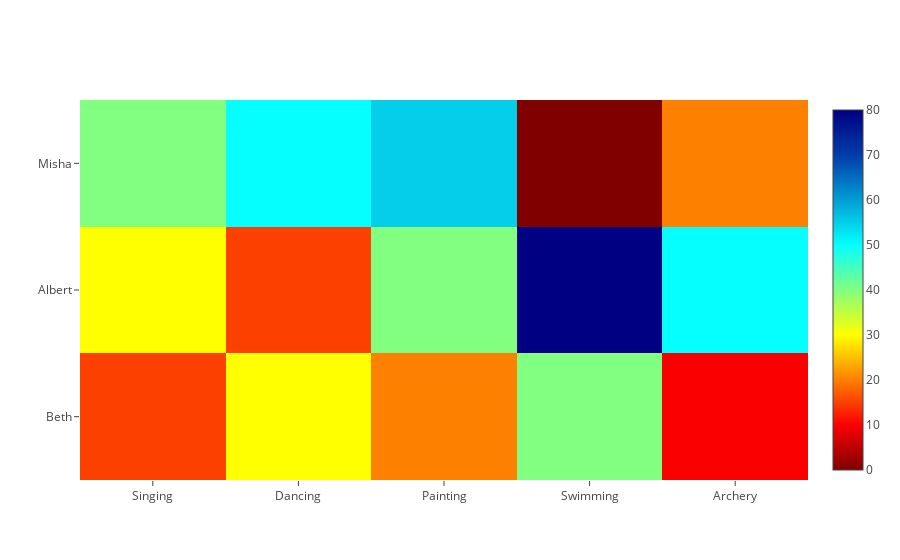

Notebook code cell kept with this figure:
### Code cell
data=[trace]

offline.iplot(data)

### Figure 1 — Plotly figure (JSON) as saved in the notebook; plotly's stock layout.template omitted (floating-point values rounded to 4 significant figures)
{"data": [{"colorscale": "Jet", "reversescale": true, "type": "heatmap", "uid": "92e637a6-9b8c-11e8-bd9a-6030d4660e22", "x": ["Singing", "Dancing", "Painting", "Swimming", "Archery"], "y": ["Beth", "Albert", "Misha"], "z": [[15, 30, 20, 40, 10], [30, 15, 40, 80, 50], [40, 50, 55, 0, 20]]}], "layout": {}}
